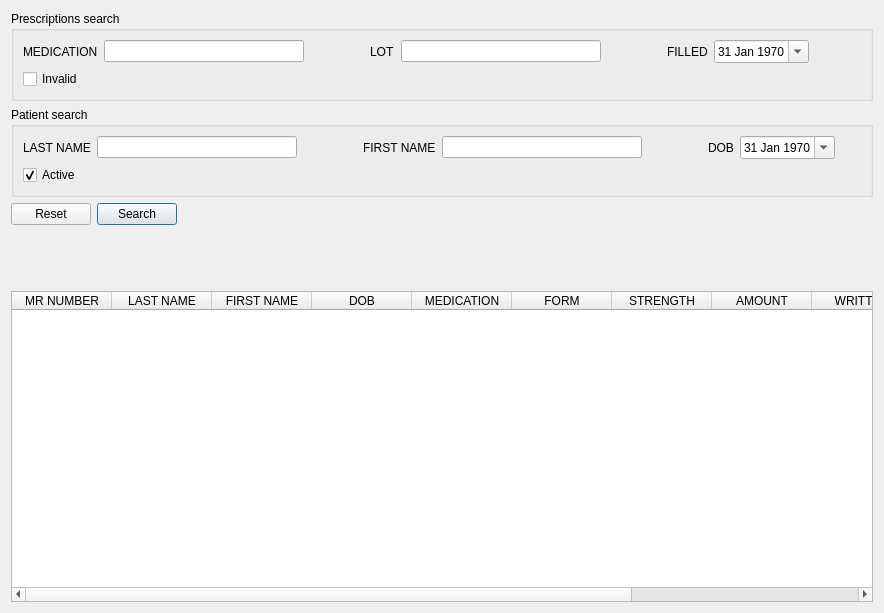
<?xml version="1.0" encoding="UTF-8"?>
<ui version="4.0">
 <class>PrescriptionsFrame</class>
 <widget class="QFrame" name="PrescriptionsFrame">
  <property name="geometry">
   <rect>
    <x>0</x>
    <y>0</y>
    <width>884</width>
    <height>613</height>
   </rect>
  </property>
  <property name="frameShape">
   <enum>QFrame::NoFrame</enum>
  </property>
  <property name="frameShadow">
   <enum>QFrame::Plain</enum>
  </property>
  <layout class="QVBoxLayout" name="verticalLayout">
   <item>
    <widget class="QGroupBox" name="medicationBox">
     <property name="title">
      <string>Prescriptions search</string>
     </property>
     <layout class="QVBoxLayout" name="verticalLayout_3">
      <item>
       <layout class="QHBoxLayout" name="horizontalLayout_4">
        <item>
         <widget class="QLabel" name="medicationNameLabel">
          <property name="text">
           <string>MEDICATION</string>
          </property>
         </widget>
        </item>
        <item>
         <widget class="QLineEdit" name="medicationNameField">
          <property name="minimumSize">
           <size>
            <width>200</width>
            <height>0</height>
           </size>
          </property>
          <property name="maximumSize">
           <size>
            <width>250</width>
            <height>16777215</height>
           </size>
          </property>
         </widget>
        </item>
        <item>
         <spacer name="horizontalSpacer">
          <property name="orientation">
           <enum>Qt::Horizontal</enum>
          </property>
          <property name="sizeType">
           <enum>QSizePolicy::Fixed</enum>
          </property>
          <property name="sizeHint" stdset="0">
           <size>
            <width>60</width>
            <height>20</height>
           </size>
          </property>
         </spacer>
        </item>
        <item>
         <widget class="QLabel" name="lotLabel">
          <property name="text">
           <string>LOT</string>
          </property>
         </widget>
        </item>
        <item>
         <widget class="QLineEdit" name="lotField">
          <property name="minimumSize">
           <size>
            <width>200</width>
            <height>0</height>
           </size>
          </property>
          <property name="maximumSize">
           <size>
            <width>250</width>
            <height>16777215</height>
           </size>
          </property>
         </widget>
        </item>
        <item>
         <spacer name="horizontalSpacer_2">
          <property name="orientation">
           <enum>Qt::Horizontal</enum>
          </property>
          <property name="sizeType">
           <enum>QSizePolicy::Fixed</enum>
          </property>
          <property name="sizeHint" stdset="0">
           <size>
            <width>60</width>
            <height>20</height>
           </size>
          </property>
         </spacer>
        </item>
        <item>
         <widget class="QLabel" name="filledLabel">
          <property name="text">
           <string>FILLED</string>
          </property>
         </widget>
        </item>
        <item>
         <widget class="QDateEdit" name="filledField">
          <property name="dateTime">
           <datetime>
            <hour>0</hour>
            <minute>0</minute>
            <second>0</second>
            <year>1970</year>
            <month>1</month>
            <day>31</day>
           </datetime>
          </property>
          <property name="calendarPopup">
           <bool>true</bool>
          </property>
         </widget>
        </item>
        <item>
         <spacer name="horizontalSpacer_3">
          <property name="orientation">
           <enum>Qt::Horizontal</enum>
          </property>
          <property name="sizeHint" stdset="0">
           <size>
            <width>40</width>
            <height>20</height>
           </size>
          </property>
         </spacer>
        </item>
       </layout>
      </item>
      <item>
       <layout class="QHBoxLayout" name="horizontalLayout_2">
        <item>
         <widget class="QCheckBox" name="invalidField">
          <property name="text">
           <string>Invalid</string>
          </property>
         </widget>
        </item>
        <item>
         <spacer name="horizontalSpacer_9">
          <property name="orientation">
           <enum>Qt::Horizontal</enum>
          </property>
          <property name="sizeHint" stdset="0">
           <size>
            <width>40</width>
            <height>20</height>
           </size>
          </property>
         </spacer>
        </item>
       </layout>
      </item>
     </layout>
    </widget>
   </item>
   <item>
    <widget class="QGroupBox" name="patientBox">
     <property name="title">
      <string>Patient search</string>
     </property>
     <layout class="QVBoxLayout" name="verticalLayout_2">
      <item>
       <layout class="QHBoxLayout" name="horizontalLayout_3">
        <item>
         <widget class="QLabel" name="lastLabel">
          <property name="text">
           <string>LAST NAME</string>
          </property>
         </widget>
        </item>
        <item>
         <widget class="QLineEdit" name="lastField">
          <property name="minimumSize">
           <size>
            <width>200</width>
            <height>0</height>
           </size>
          </property>
          <property name="maximumSize">
           <size>
            <width>250</width>
            <height>16777215</height>
           </size>
          </property>
         </widget>
        </item>
        <item>
         <spacer name="horizontalSpacer_4">
          <property name="orientation">
           <enum>Qt::Horizontal</enum>
          </property>
          <property name="sizeType">
           <enum>QSizePolicy::Fixed</enum>
          </property>
          <property name="sizeHint" stdset="0">
           <size>
            <width>60</width>
            <height>20</height>
           </size>
          </property>
         </spacer>
        </item>
        <item>
         <widget class="QLabel" name="firstLabel">
          <property name="text">
           <string>FIRST NAME</string>
          </property>
         </widget>
        </item>
        <item>
         <widget class="QLineEdit" name="firstField">
          <property name="minimumSize">
           <size>
            <width>200</width>
            <height>0</height>
           </size>
          </property>
          <property name="maximumSize">
           <size>
            <width>250</width>
            <height>16777215</height>
           </size>
          </property>
         </widget>
        </item>
        <item>
         <spacer name="horizontalSpacer_5">
          <property name="orientation">
           <enum>Qt::Horizontal</enum>
          </property>
          <property name="sizeType">
           <enum>QSizePolicy::Fixed</enum>
          </property>
          <property name="sizeHint" stdset="0">
           <size>
            <width>60</width>
            <height>20</height>
           </size>
          </property>
         </spacer>
        </item>
        <item>
         <widget class="QLabel" name="dobLabel">
          <property name="text">
           <string>DOB</string>
          </property>
         </widget>
        </item>
        <item>
         <widget class="QDateEdit" name="dobField">
          <property name="dateTime">
           <datetime>
            <hour>0</hour>
            <minute>0</minute>
            <second>0</second>
            <year>1970</year>
            <month>1</month>
            <day>31</day>
           </datetime>
          </property>
          <property name="calendarPopup">
           <bool>true</bool>
          </property>
         </widget>
        </item>
        <item>
         <spacer name="horizontalSpacer_6">
          <property name="orientation">
           <enum>Qt::Horizontal</enum>
          </property>
          <property name="sizeHint" stdset="0">
           <size>
            <width>40</width>
            <height>20</height>
           </size>
          </property>
         </spacer>
        </item>
       </layout>
      </item>
      <item>
       <layout class="QHBoxLayout" name="horizontalLayout">
        <item>
         <widget class="QCheckBox" name="activeField">
          <property name="text">
           <string>Active</string>
          </property>
          <property name="checked">
           <bool>true</bool>
          </property>
         </widget>
        </item>
        <item>
         <spacer name="horizontalSpacer_8">
          <property name="orientation">
           <enum>Qt::Horizontal</enum>
          </property>
          <property name="sizeHint" stdset="0">
           <size>
            <width>40</width>
            <height>20</height>
           </size>
          </property>
         </spacer>
        </item>
       </layout>
      </item>
     </layout>
    </widget>
   </item>
   <item>
    <layout class="QHBoxLayout" name="buttonLayout">
     <item>
      <widget class="QPushButton" name="resetButton">
       <property name="text">
        <string>Reset</string>
       </property>
      </widget>
     </item>
     <item>
      <widget class="QPushButton" name="searchButton">
       <property name="text">
        <string>Search</string>
       </property>
       <property name="default">
        <bool>true</bool>
       </property>
      </widget>
     </item>
     <item>
      <spacer name="horizontalSpacer_7">
       <property name="orientation">
        <enum>Qt::Horizontal</enum>
       </property>
       <property name="sizeHint" stdset="0">
        <size>
         <width>40</width>
         <height>20</height>
        </size>
       </property>
      </spacer>
     </item>
    </layout>
   </item>
   <item>
    <spacer name="verticalSpacer">
     <property name="orientation">
      <enum>Qt::Vertical</enum>
     </property>
     <property name="sizeType">
      <enum>QSizePolicy::Fixed</enum>
     </property>
     <property name="sizeHint" stdset="0">
      <size>
       <width>20</width>
       <height>60</height>
      </size>
     </property>
    </spacer>
   </item>
   <item>
    <widget class="QTableWidget" name="resultTable">
     <property name="contextMenuPolicy">
      <enum>Qt::ActionsContextMenu</enum>
     </property>
     <property name="editTriggers">
      <set>QAbstractItemView::NoEditTriggers</set>
     </property>
     <property name="selectionBehavior">
      <enum>QAbstractItemView::SelectRows</enum>
     </property>
     <property name="columnCount">
      <number>11</number>
     </property>
     <attribute name="horizontalHeaderHighlightSections">
      <bool>false</bool>
     </attribute>
     <attribute name="horizontalHeaderMinimumSectionSize">
      <number>100</number>
     </attribute>
     <column>
      <property name="text">
       <string>MR NUMBER</string>
      </property>
     </column>
     <column>
      <property name="text">
       <string>LAST NAME</string>
      </property>
     </column>
     <column>
      <property name="text">
       <string>FIRST NAME</string>
      </property>
     </column>
     <column>
      <property name="text">
       <string>DOB</string>
      </property>
     </column>
     <column>
      <property name="text">
       <string>MEDICATION</string>
      </property>
     </column>
     <column>
      <property name="text">
       <string>FORM</string>
      </property>
     </column>
     <column>
      <property name="text">
       <string>STRENGTH</string>
      </property>
     </column>
     <column>
      <property name="text">
       <string>AMOUNT</string>
      </property>
     </column>
     <column>
      <property name="text">
       <string>WRITTEN</string>
      </property>
     </column>
     <column>
      <property name="text">
       <string>FILLED</string>
      </property>
     </column>
     <column>
      <property name="text">
       <string>LOT</string>
      </property>
     </column>
    </widget>
   </item>
  </layout>
  <action name="modifyAction">
   <property name="text">
    <string>Modify Prescription</string>
   </property>
   <property name="toolTip">
    <string>Modify past prescription information</string>
   </property>
  </action>
  <action name="printAction">
   <property name="text">
    <string>Print Label</string>
   </property>
   <property name="toolTip">
    <string>Print a label for the prescription</string>
   </property>
  </action>
  <action name="invalidateAction">
   <property name="text">
    <string>Invalidate</string>
   </property>
   <property name="toolTip">
    <string>Marks the prescription as invalid.</string>
   </property>
  </action>
 </widget>
 <tabstops>
  <tabstop>searchButton</tabstop>
  <tabstop>resetButton</tabstop>
  <tabstop>resultTable</tabstop>
 </tabstops>
 <resources/>
 <connections>
  <connection>
   <sender>resetButton</sender>
   <signal>clicked()</signal>
   <receiver>medicationNameField</receiver>
   <slot>clear()</slot>
   <hints>
    <hint type="sourcelabel">
     <x>48</x>
     <y>140</y>
    </hint>
    <hint type="destinationlabel">
     <x>152</x>
     <y>42</y>
    </hint>
   </hints>
  </connection>
  <connection>
   <sender>resetButton</sender>
   <signal>clicked()</signal>
   <receiver>lotField</receiver>
   <slot>clear()</slot>
   <hints>
    <hint type="sourcelabel">
     <x>48</x>
     <y>140</y>
    </hint>
    <hint type="destinationlabel">
     <x>456</x>
     <y>42</y>
    </hint>
   </hints>
  </connection>
  <connection>
   <sender>resetButton</sender>
   <signal>clicked()</signal>
   <receiver>lastField</receiver>
   <slot>clear()</slot>
   <hints>
    <hint type="sourcelabel">
     <x>48</x>
     <y>140</y>
    </hint>
    <hint type="destinationlabel">
     <x>145</x>
     <y>101</y>
    </hint>
   </hints>
  </connection>
  <connection>
   <sender>resetButton</sender>
   <signal>clicked()</signal>
   <receiver>firstField</receiver>
   <slot>clear()</slot>
   <hints>
    <hint type="sourcelabel">
     <x>48</x>
     <y>140</y>
    </hint>
    <hint type="destinationlabel">
     <x>444</x>
     <y>101</y>
    </hint>
   </hints>
  </connection>
  <connection>
   <sender>medicationNameField</sender>
   <signal>returnPressed()</signal>
   <receiver>searchButton</receiver>
   <slot>click()</slot>
   <hints>
    <hint type="sourcelabel">
     <x>152</x>
     <y>42</y>
    </hint>
    <hint type="destinationlabel">
     <x>129</x>
     <y>140</y>
    </hint>
   </hints>
  </connection>
  <connection>
   <sender>lotField</sender>
   <signal>returnPressed()</signal>
   <receiver>searchButton</receiver>
   <slot>click()</slot>
   <hints>
    <hint type="sourcelabel">
     <x>456</x>
     <y>42</y>
    </hint>
    <hint type="destinationlabel">
     <x>129</x>
     <y>140</y>
    </hint>
   </hints>
  </connection>
  <connection>
   <sender>lastField</sender>
   <signal>returnPressed()</signal>
   <receiver>searchButton</receiver>
   <slot>click()</slot>
   <hints>
    <hint type="sourcelabel">
     <x>145</x>
     <y>101</y>
    </hint>
    <hint type="destinationlabel">
     <x>129</x>
     <y>140</y>
    </hint>
   </hints>
  </connection>
  <connection>
   <sender>firstField</sender>
   <signal>returnPressed()</signal>
   <receiver>searchButton</receiver>
   <slot>click()</slot>
   <hints>
    <hint type="sourcelabel">
     <x>444</x>
     <y>101</y>
    </hint>
    <hint type="destinationlabel">
     <x>129</x>
     <y>140</y>
    </hint>
   </hints>
  </connection>
 </connections>
</ui>
